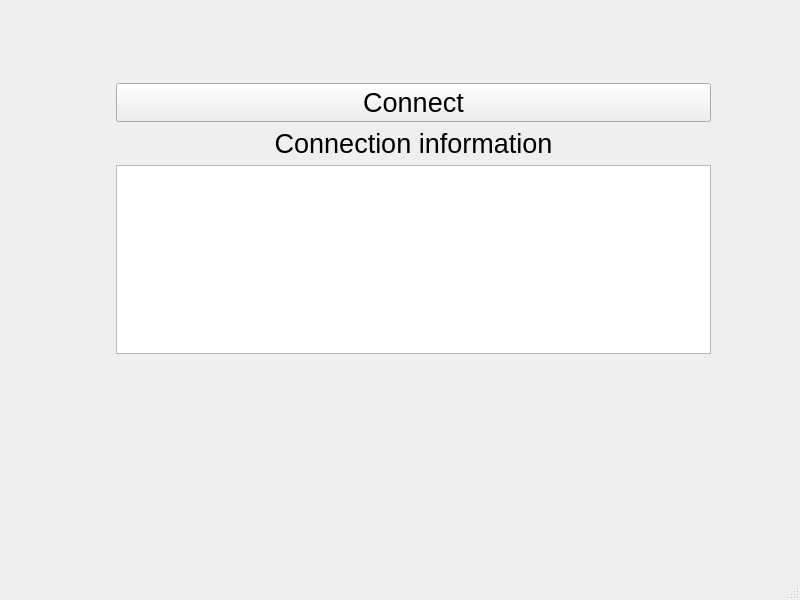
<?xml version="1.0" encoding="UTF-8"?>
<ui version="4.0">
 <class>MainWindow</class>
 <widget class="QMainWindow" name="MainWindow">
  <property name="geometry">
   <rect>
    <x>0</x>
    <y>0</y>
    <width>800</width>
    <height>600</height>
   </rect>
  </property>
  <property name="windowTitle">
   <string>MainWindow</string>
  </property>
  <widget class="QWidget" name="centralwidget">
   <widget class="QWidget" name="">
    <property name="geometry">
     <rect>
      <x>110</x>
      <y>83</y>
      <width>601</width>
      <height>271</height>
     </rect>
    </property>
    <layout class="QFormLayout" name="formLayout">
     <item row="0" column="1">
      <widget class="QPushButton" name="btnConnect">
       <property name="font">
        <font>
         <pointsize>20</pointsize>
        </font>
       </property>
       <property name="text">
        <string>Connect</string>
       </property>
      </widget>
     </item>
     <item row="1" column="1">
      <widget class="QLabel" name="lblBase">
       <property name="font">
        <font>
         <pointsize>20</pointsize>
        </font>
       </property>
       <property name="text">
        <string>Connection information</string>
       </property>
       <property name="alignment">
        <set>Qt::AlignCenter</set>
       </property>
       <property name="wordWrap">
        <bool>false</bool>
       </property>
      </widget>
     </item>
     <item row="2" column="1">
      <widget class="QTextEdit" name="txt_data"/>
     </item>
    </layout>
   </widget>
  </widget>
  <widget class="QMenuBar" name="menubar">
   <property name="geometry">
    <rect>
     <x>0</x>
     <y>0</y>
     <width>800</width>
     <height>22</height>
    </rect>
   </property>
  </widget>
  <widget class="QStatusBar" name="statusbar"/>
 </widget>
 <resources/>
 <connections/>
</ui>
